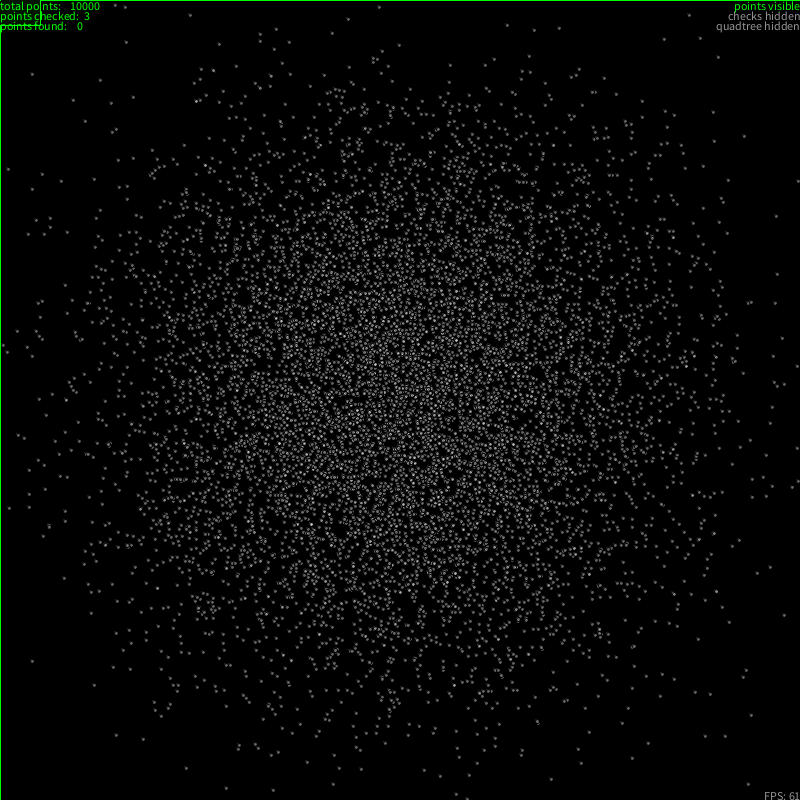
Frame 1 (no input)
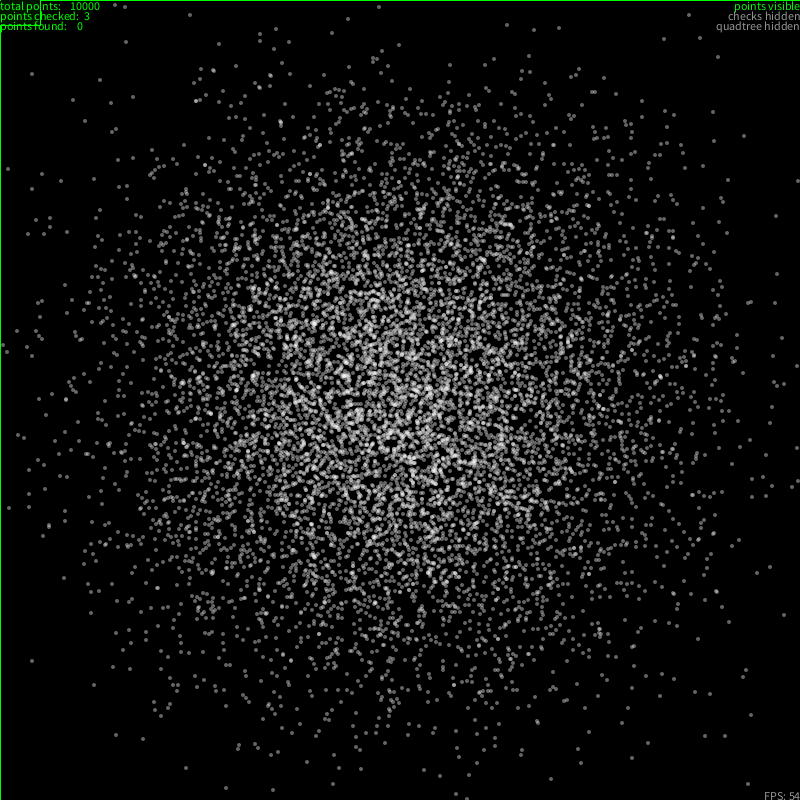
Frame 60 (the mouse pressed at the canvas centre just before this capture)
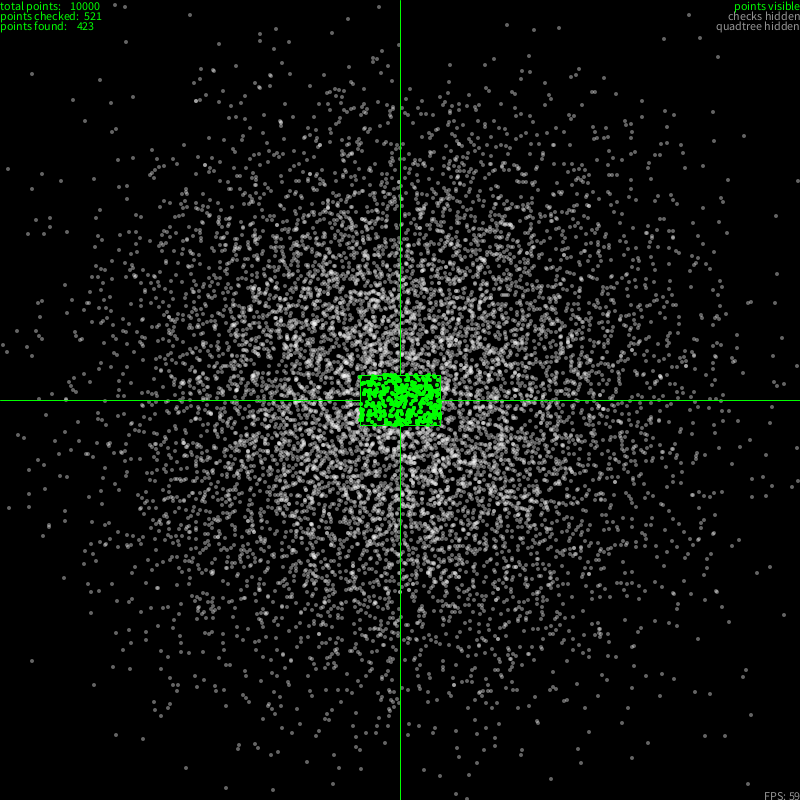
Frame 120 (the mouse held since frame 60 and released just before this capture)

The Processing sketch that drew these frames (run headless with seeded random() and noise(); from frame 60 on, the mouse is pressed at the canvas centre):

// Processing sketch: proximitySearch
// ── proximitySearch.pde
ArrayList<Point> points = new ArrayList<Point>();
QuadTree qt;
boolean showTree;
boolean showSearch;
boolean showPoints;

void setup() {
    size(800, 800);
    showTree = false;
    showSearch = false;
    showPoints = true;
    int numPoints = 10000;
    qt = new QuadTree(new Rectangle(width / 2, height / 2, width / 2, height / 2), numPoints / 1000);
    
    for (int i = 0; i < numPoints; i++) {
        float x = width / 2 + randomGaussian() * width / 6;
        float y = height / 2 + randomGaussian() * height / 6;
        Point p = new Point(x, y);
        points.add(p);
        qt.insert(p);
    }
}

void keyPressed() {
    if (key == 'q') showTree = !showTree;
    else if (key == 's') showSearch = !showSearch;
    else if (key == 'a') showPoints = !showPoints;
}

void draw() {
    background(0);
    noCursor();
    fill(255, 100);
    if (showPoints) {
        for (int i = 0; i < points.size(); i++) {
            points.get(i).show();
        } 
    }
    if (showTree) qt.show();
    
    
    int x = mouseX;
    int y = mouseY;
    Rectangle searchBox = new Rectangle(x, y, 40, 25);
    stroke(0, 255, 0);
    rectMode(CENTER);
    //fill(255, 255, 0);
    //text("(" + x + ", " + y + ")", x, y, 10);
    fill(0, 255, 0, 20);
    rect(searchBox.x, searchBox.y, searchBox.w * 2, searchBox.h * 2);
    line(0, searchBox.y, searchBox.x - searchBox.w, searchBox.y);
    line(searchBox.x + searchBox.w, searchBox.y, width, searchBox.y);
    line(searchBox.x, 0, searchBox.x, searchBox.y - searchBox.h);
    line(searchBox.x, searchBox.y + searchBox.h, searchBox.x, height);
    noStroke();
    ArrayList<Point> result = qt.query(searchBox);
    int found = 0;
    for (Point p : result) {
        if (searchBox.contains(p)) {
            p.show(color(0, 255, 0));
            found++;
        }
        else if (showSearch) p.show(color(255, 0, 0));
    }
    fill(0, 255, 0);
    textAlign(LEFT);
    text("total points:    " + points.size(), 0, 10);
    text("points checked:  " + result.size(), 0, 20);
    text("points found:    " + found, 0, 30);
    textAlign(RIGHT);
    if (showPoints) {
        fill(0, 250, 0);  
        text("points visible", width, 10);
    } else {
        fill(150);
        text("points hidden", width, 10);
    }
    if (showSearch) {
        fill(0, 250, 0);  
        text("checks visible", width, 20);
    } else {
        fill(150);
        text("checks hidden", width, 20);
    }
    if (showTree) {
        fill(0, 250, 0);  
        text("quadtree visible", width, 30);
    } else {
        fill(150);
        text("quadtree hidden", width, 30);
    }
    text("FPS: " + int(frameRate), width, height);
    //println(qt);
    
}
// ── Point.pde
class Point {
    int x;
    int y;

    Point(float x, float y) {
        this.x = int(x);
        this.y = int(y);

    }

    Point(int x, int y) {
        this.x = x;
        this.y = y;
    }

    void show() {
        circle(x, y, 4);
        //text("(" + x + ", " + y + ")", x, y, 5);
    }


    void show(color c) {
        fill(c);
        circle(x, y, 4);
        //text("(" + x + ", " + y + ")", x, y, 5);
    }

    String toString() {
        return "(" + x + ", " + y + ")";
    }
}
// ── QuadTree.pde
class QuadTree {
    Rectangle root;
    int capacity;
    int size;
    Point[] points;
    QuadTree childNortWest;
    QuadTree childNortEast;
    QuadTree childSouthWest;
    QuadTree childSouthEast;
    boolean isLeaf;
    
    QuadTree(Rectangle root, int capacity) {
        this.root = root;
        this.capacity = capacity;
        points = new Point[capacity];
        size = 0;
        isLeaf = true;
    }
    
    boolean insert(Point point) {
        // don't inset, if not in bounds
        if (!root.contains(point)) return false;
        // only insert if not at capacity
        if (size < capacity || root.w == 1 || root.h == 1) {
            points[size] = point;
            size++;
            return true;
        }
        if (isLeaf) subdivide();  
        if (childNortWest.insert(point)) return true;
        if (childNortEast.insert(point)) return true;
        if (childSouthEast.insert(point)) return true;
        if (childSouthWest.insert(point)) return true;
        return false;
    }
    
    void subdivide() {
        
        int childWidth = root.w / 2;
        int childHeight = root.h / 2;
        boolean oddWidth = root.w % 2 != 0;
        boolean oddHeight = root.h % 2 != 0;
        Rectangle nw = new Rectangle(root.x - childWidth, root.y - childHeight, oddWidth ? childWidth + 1 : childWidth, oddHeight ? childHeight + 1 : childHeight);
        Rectangle ne = new Rectangle(root.x + (oddWidth ? childWidth + 1 : childWidth), root.y - childHeight, childWidth, oddHeight ? childHeight + 1 : childHeight);
        Rectangle se = new Rectangle(root.x + (oddWidth ? childWidth + 1 : childWidth), root.y + (oddHeight ? childHeight + 1 : childHeight), childWidth, childHeight);
        Rectangle sw = new Rectangle(root.x - childWidth, root.y + (oddHeight ? childHeight + 1 : childHeight), oddWidth ? childWidth + 1 : childWidth, childHeight);
        childNortWest = new QuadTree(nw, capacity);
        childNortEast = new QuadTree(ne, capacity);
        childSouthEast = new QuadTree(se, capacity);
        childSouthWest = new QuadTree(sw, capacity);
        isLeaf = false;
        //push all points down to leaf-nodes
        for (Point p : points) {
            childNortWest.insert(p);
            childNortEast.insert(p);
            childSouthEast.insert(p); 
            childSouthWest.insert(p);
        }
        points = null;
    }
    
    ArrayList<Point> query(Rectangle area, ArrayList<Point> found) {
        if (!area.intesects(root)) return found;
        if (isLeaf) {
            for (Point p: points) if (p != null) found.add(p);
            return found;
        }
        childNortWest.query(area, found);
        childNortEast.query(area, found);
        childSouthEast.query(area, found);
        childSouthWest.query(area, found);
        return found;
    }

    ArrayList<Point> query(Rectangle area) {
        ArrayList<Point> found = new ArrayList<Point>();
        return query(area, found);
    }
    
    String toString() {
        if (isLeaf) return "(" + size +"/"+capacity + ")" ;
        else return "[" + childNortWest.toString() + childNortEast.toString()  + childSouthEast.toString() + childSouthWest.toString() + "]";
    }
    
    void show() {
        stroke(100);
        fill(100, 5);
        rectMode(CENTER);
        rect(root.x, root.y, root.w * 2, root.h * 2);
        //fill(255);
        //text("(" + root.x + ", " + root.y + ")", root.x - root.w, root.y + root.h);
        if (!isLeaf) {
            childNortWest.show();
            childNortEast.show();
            childSouthEast.show();
            childSouthWest.show();
        }
    }
}
// ── Rectangle.pde
class Rectangle {
    
    int x;
    int y;
    int w;
    int h;
    
    Rectangle(int x, int y, int w, int h) {
        this.x = x;
        this.y = y;
        this.w = w;
        this.h = h;
    }
    
    boolean contains(Point point) {
        return point.x >= x - w && point.x <= x + w && point.y >= y - h && point.y <= y + h;
    }
    
    boolean intesects(Rectangle other) {
        // rectangle is centered
        return !(x - w > other.x + other.w || 
            x + w < other.x - other.w || 
            y - h > other.y + other.h || 
            y + h < other.y - other.h); 
    }

    String toString() {
        return "center: (" + x + ", " + y + "), w: " + w + " h: " + h;
    }
}
